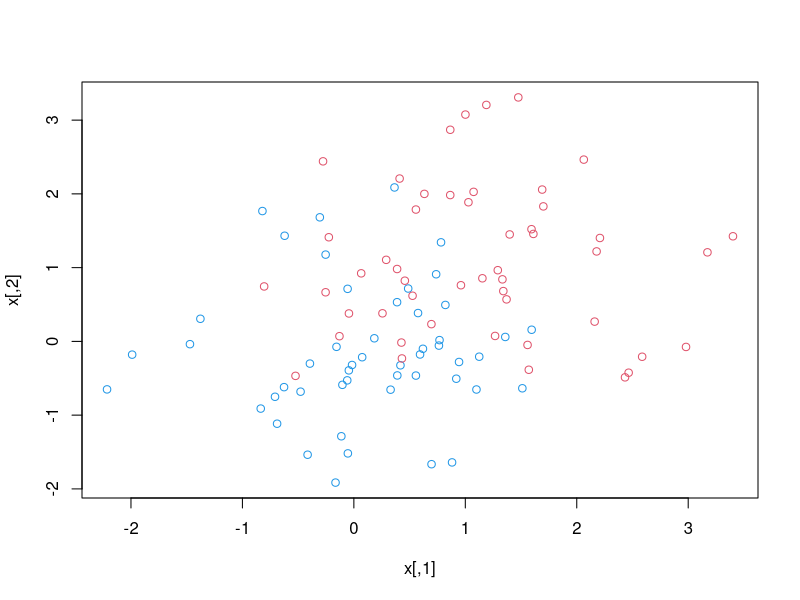
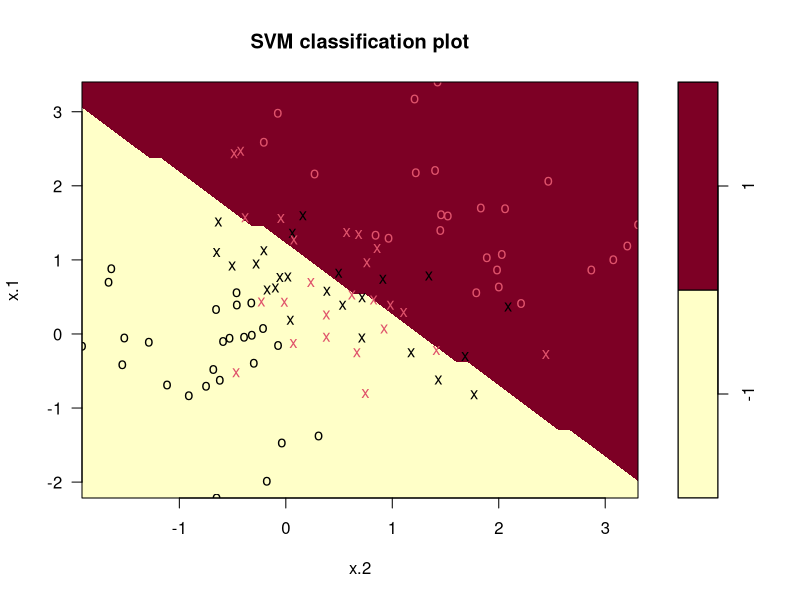
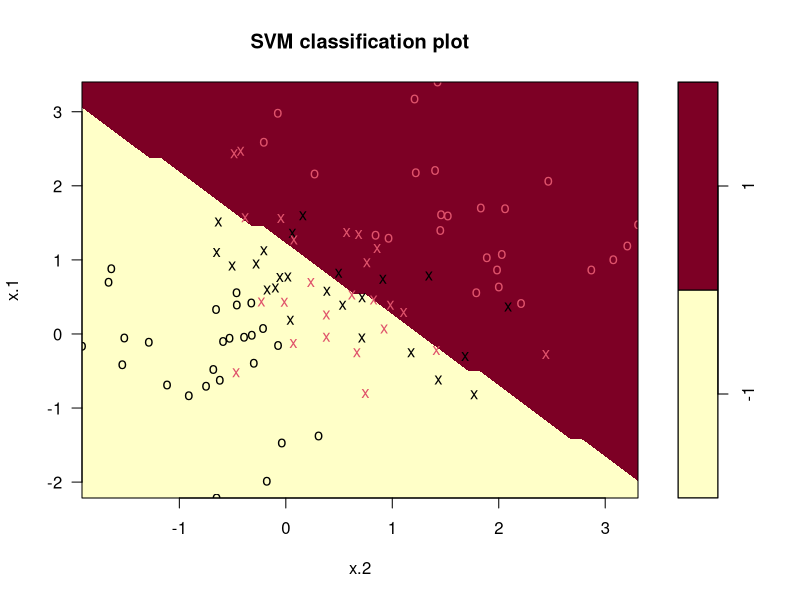
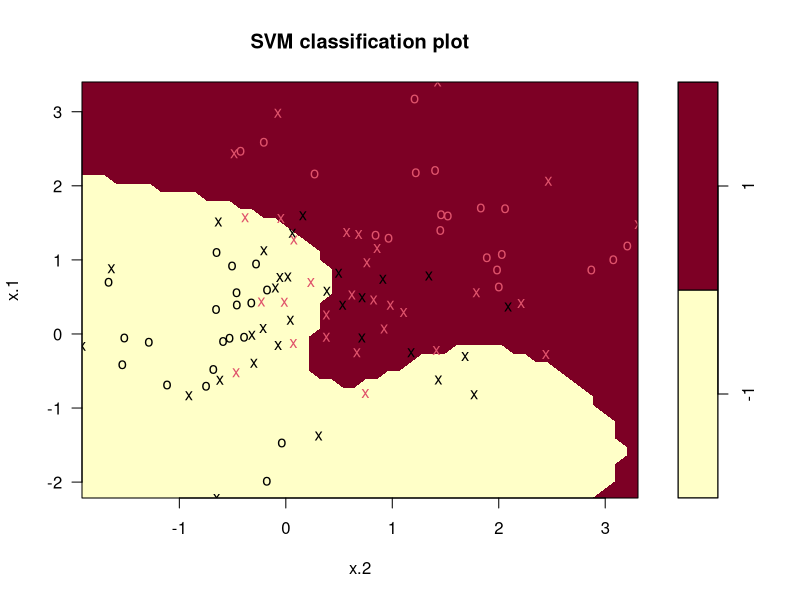
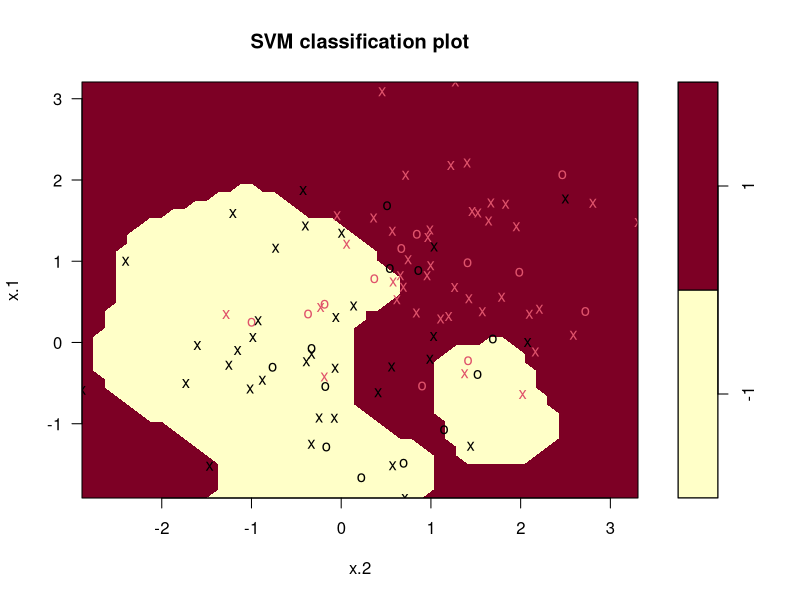

These figures' R source, in order:
## ---- chunk 1
knitr::opts_chunk$set(echo = TRUE)
## ---- chunk 2
library(e1071)
## ---- chunk 3
set.seed(1)
x <- matrix(rnorm(100*2), ncol=2)
y <- c(rep(-1, 50), rep(1, 50))
x[y == 1, ] <- x[y == 1, ] + 1
plot(x, col=(3 - y))
df <- data.frame(x=x, y=as.factor(y))
## ---- chunk 4

svmfit <- svm(y ~ ., data=df, kernel="linear", cost=100, scale = FALSE)

plot(svmfit, df)

summary(svmfit)
## ---- chunk 5

set.seed(1)
tune.out <- tune(svm, y ~ ., data=df, kernel="linear",
                 range=list(cost=c(0.001, 0.01, 0.1, 1., 5., 10, 100)))
summary(tune.out)

bestmod <- tune.out$best.model

plot(bestmod, df)
## ---- chunk 6

# Test data set
xtest <- matrix(rnorm(100*2), ncol=2)
ytest <- sample(c(-1, 1), 100, rep=TRUE)
xtest[ytest == 1,] <- xtest[ytest==1, ] + 1
testdata <- data.frame(x=xtest, y=as.factor(ytest))

# Predict
summary(bestmod)
ypred <- predict(bestmod, testdata)
table(predict=ypred, truth=testdata$y)

## ---- chunk 7

svmfit <- svm(y ~ ., data=df, kernel="radial", gamma=1, cost=1)
plot(svmfit, df)
summary(svmfit)


## ---- chunk 8
set.seed(1)
tune.out <- tune(svm, y ~ ., data=df, kernel="radial",
                 ranges=list(cost=c(0.01, 1, 10, 100, 1000),
                             gamma=c(0.5, 1, 2, 3, 4)))
summary(tune.out)
# Confusion Matrix
ytest <- predict(tune.out$best.model, newdata=testdata)
table(pred=ytest, true=testdata$y)
plot(tune.out$best.model,testdata)


